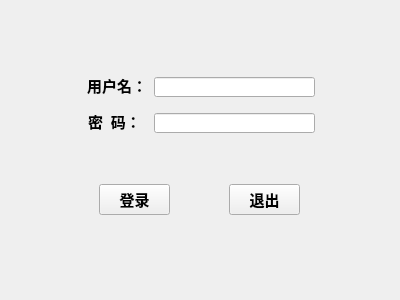
<?xml version="1.0" encoding="UTF-8"?>
<ui version="4.0">
 <class>Login</class>
 <widget class="QWidget" name="Login">
  <property name="geometry">
   <rect>
    <x>0</x>
    <y>0</y>
    <width>400</width>
    <height>300</height>
   </rect>
  </property>
  <property name="windowTitle">
   <string>Form</string>
  </property>
  <widget class="QLabel" name="label">
   <property name="geometry">
    <rect>
     <x>87</x>
     <y>75</y>
     <width>61</width>
     <height>21</height>
    </rect>
   </property>
   <property name="font">
    <font>
     <family>幼圆</family>
     <pointsize>11</pointsize>
     <weight>75</weight>
     <bold>true</bold>
    </font>
   </property>
   <property name="text">
    <string>用户名：</string>
   </property>
  </widget>
  <widget class="QLabel" name="label_2">
   <property name="geometry">
    <rect>
     <x>88</x>
     <y>111</y>
     <width>61</width>
     <height>21</height>
    </rect>
   </property>
   <property name="font">
    <font>
     <family>幼圆</family>
     <pointsize>11</pointsize>
     <weight>75</weight>
     <bold>true</bold>
    </font>
   </property>
   <property name="text">
    <string>密  码：</string>
   </property>
  </widget>
  <widget class="QLineEdit" name="lineEdit">
   <property name="geometry">
    <rect>
     <x>154</x>
     <y>77</y>
     <width>161</width>
     <height>20</height>
    </rect>
   </property>
  </widget>
  <widget class="QLineEdit" name="lineEdit_2">
   <property name="geometry">
    <rect>
     <x>154</x>
     <y>113</y>
     <width>161</width>
     <height>20</height>
    </rect>
   </property>
  </widget>
  <widget class="QPushButton" name="LoginBtn">
   <property name="geometry">
    <rect>
     <x>99</x>
     <y>184</y>
     <width>71</width>
     <height>31</height>
    </rect>
   </property>
   <property name="font">
    <font>
     <family>幼圆</family>
     <pointsize>11</pointsize>
     <weight>75</weight>
     <bold>true</bold>
    </font>
   </property>
   <property name="text">
    <string>登录</string>
   </property>
  </widget>
  <widget class="QPushButton" name="ExitBtn">
   <property name="geometry">
    <rect>
     <x>229</x>
     <y>184</y>
     <width>71</width>
     <height>31</height>
    </rect>
   </property>
   <property name="font">
    <font>
     <family>幼圆</family>
     <pointsize>11</pointsize>
     <weight>75</weight>
     <bold>true</bold>
    </font>
   </property>
   <property name="text">
    <string>退出</string>
   </property>
  </widget>
 </widget>
 <resources/>
 <connections>
  <connection>
   <sender>ExitBtn</sender>
   <signal>clicked()</signal>
   <receiver>Login</receiver>
   <slot>close()</slot>
   <hints>
    <hint type="sourcelabel">
     <x>264</x>
     <y>195</y>
    </hint>
    <hint type="destinationlabel">
     <x>359</x>
     <y>153</y>
    </hint>
   </hints>
  </connection>
 </connections>
</ui>
